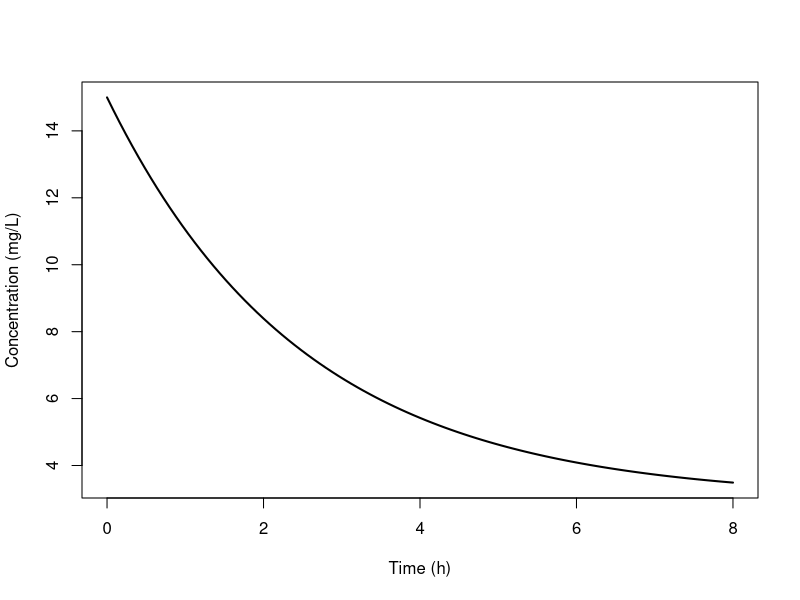

This chart was generated by the following R code:
C <- function(t) 3 + 12*exp(-0.4*t)
auc <- integrate(C, 0, 8)$value
average <- auc/8
cat("AUC:", auc, "mg*h/L\n")
cat("Mean concentration:", average, "mg/L\n")
curve(C(x), from=0, to=8, lwd=2,
      xlab="Time (h)", ylab="Concentration (mg/L)")
